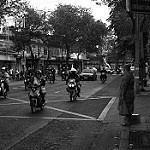
#> input picture images/3.jpg, 150 x 150 px
$ jupyter execute '2_Creating Canvas, Drawing Shapes and Text on Images.ipynb'   (shell and % lines are left out)
#> lines starting #> are read from the running program, lines starting #| are printed output that depends on the picture; after the words box and inside, x2 and y2 are one past the last pixel; in counts of white or black regions, pixels touching at a corner belong together
### Creating Canvas

[cell 1]
# define a function which display the image read by cv2 using matplotlib
import matplotlib.pyplot as plt
import cv2
import numpy as np

def show_image(image = None, title = "", size = 10):
#> called with title = 'RGB Black Image', size = 5
    if image is not None:
        height, width = image.shape[0], image.shape[1]
        aspect_ratio = width / height

        plt.figure(figsize=(size * aspect_ratio, size))
        rgb_image = cv2.cvtColor(image,cv2.COLOR_BGR2RGB)
#> rgb_image: shape (512, 512, 3); every value is 0

        plt.imshow(rgb_image)
        plt.title(title)
        plt.show()
    else:
        print("Image is null")

[cell 2]
# let's first create a full black image

# to create a black image/canvas we have to use 0's and for white we have to use 1's
black_image = np.zeros((512,512,3),np.uint8) # to create rgb black color immage we have to specify the channel i.e 3

grayscale_black_image = np.zeros((512,512),np.uint8) # to create grayscale image we don't neet to specify any channel

white_image = np.ones((512,512,3), np.uint8) * 255 # 255 pixel value represent the white color hence i am multiplying the evey 1 in and image array with 255 to create a image having white pixels

show_image(black_image, "RGB Black Image", 5)
show_image(grayscale_black_image, "GrayScale Black Image", 5)
show_image(white_image, "RGB White Image",5)
#> in show_image (call 3), `rgb_image = cv2.cvtColor(image,cv2.COLOR_BGR2RGB)`: rgb_image: shape (512, 512, 3); every value is 255

### Drawing shapes on image and canvas

[cell 3]
# use cv2.line(image,(start_x,start_y),(end_x,end_y), (color_B,color_G,color_R), thickness) method to draw a line on any image
# let's draw a line on the newely created RGB Black image

black_image = np.zeros((512,512,3),np.uint8)

cv2.line(black_image,(100,100),(400,400), (0,0,255),2)

show_image(black_image,"Line drawn on black image",5)
#> call 4 of show_image, with title = 'Line drawn on black image', size = 5
#> in show_image (call 4), `rgb_image = cv2.cvtColor(image,cv2.COLOR_BGR2RGB)`:
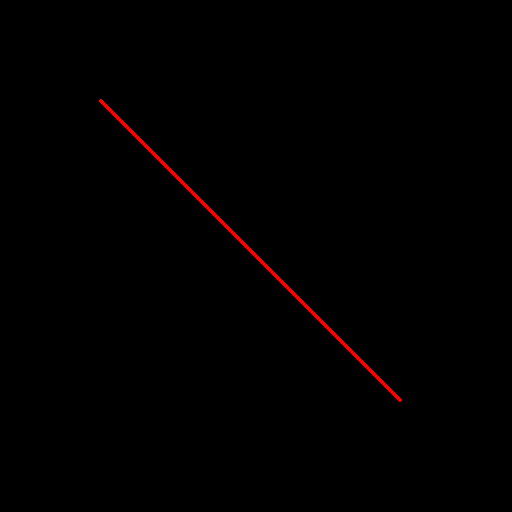
#> rgb_image: shape (512, 512, 3); mean R, G, B 1.5, 0, 0

# always make sure if you want to change the coordinates of line make sure you have recreated the black image
# or reload the img using cv2.imread(path) as these function changes the original image it doesn't return anything

[cell 4]
# use cv2.rectangle(image,(start_x,start_y),(end_x,end_y), (color_B,color_G,color_R), thickness) method to draw rectangle

black_image = np.zeros((512,512,3),np.uint8)

cv2.rectangle(black_image,(150,150),(350,350), (0,0,255), -1) # if thicknees is -ve then the rectangle will be filled, use positive number if you want unfilled rectangle
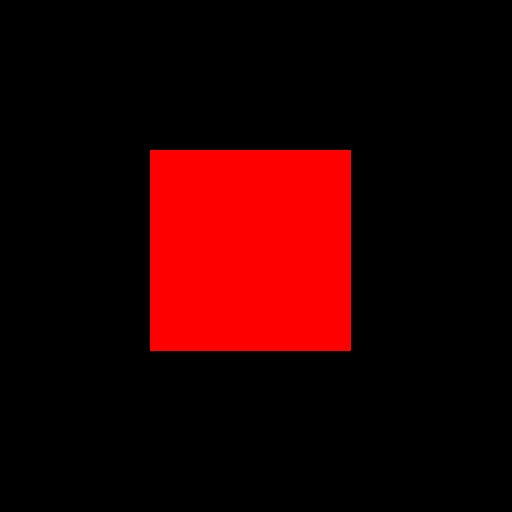
#> black_image: shape (512, 512, 3); mean of channels 0, 1, 2 0, 0, 39.3; drawn as B, G, R
#cv2.rectangle(black_image,(150,150),(350,350), (0,0,255), 2)

show_image(black_image,"Rectangle drawn on black image",5)

[cell 5]
# use cv2.circle(image, (center_X, center_Y), radius, thickness [if +ve then works as thickness, if -ve then works as color fill])
# to draw a circle on any image

black_image = np.zeros((512,512,3),np.uint8)

cv2.circle(black_image,(250,250),200, (0,0,255),5)
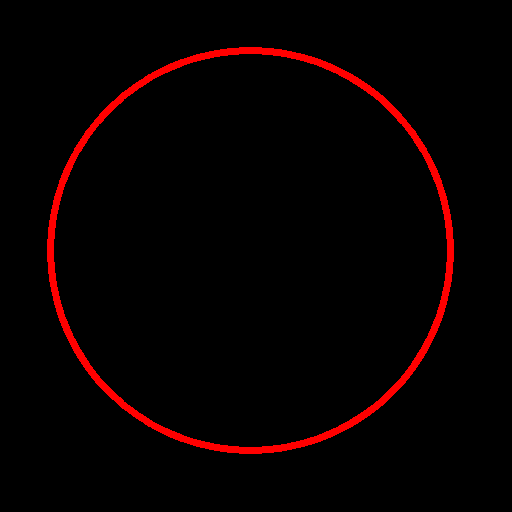
#> black_image: shape (512, 512, 3); mean of channels 0, 1, 2 0, 0, 8.5; drawn as B, G, R
cv2.circle(black_image,(250,250),100, (0,255,0),-1)
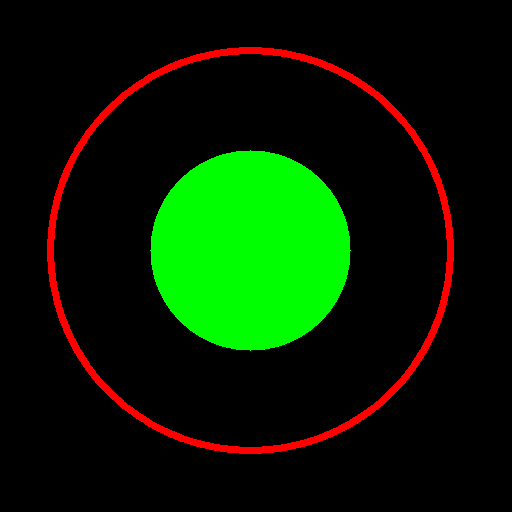
#> black_image: shape (512, 512, 3); 11.98% of pixels changed, all inside (x1, y1, x2, y2) = (150, 150, 351, 351); drawn as B, G, R

show_image(black_image,"Filled and unfilled circle drawn on black image",5)

[cell 6]
# use cv2.polylines(image, array_of_points, is_close_last_and_first_points, color, thickness)
black_image = np.zeros((512,512,3),np.uint8)

# let's define the each point location in an array
points = np.array( [ [25,150], [350,75], [110,450] ] ,np.int32)
print(points , "\n" , points.shape , "\n")

# reshape the array to 2D plane
points = points.reshape((-1,1,2))
print(points ,"\n", points.shape ) # it represent i have 3 1D array of coordinate x,y

cv2.polylines(black_image, [points], True, (0,0,255), 5)

show_image(black_image,"PolyLines drawn on black image",5)
#> in show_image (call 7), `rgb_image = cv2.cvtColor(image,cv2.COLOR_BGR2RGB)`:
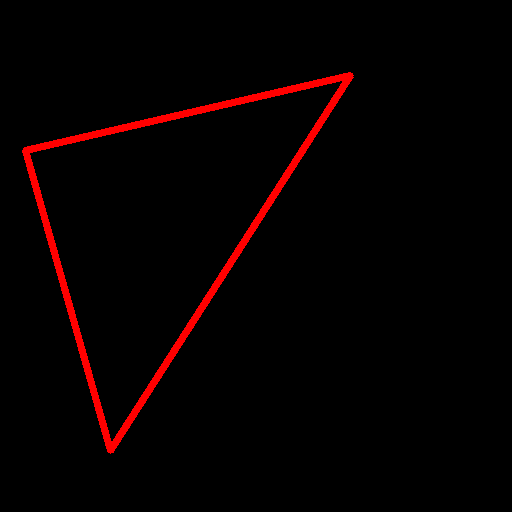
#> rgb_image: shape (512, 512, 3); mean R, G, B 7.6, 0, 0

[cell 7]
# use cv2.putText(image, text_to_display_on_image,(start_X,start_y), font, fontsize, color, thickness)
black_image = np.zeros((512,512,3),np.uint8)

cv2.putText(black_image, "Hello World", (50,250), cv2.FONT_HERSHEY_COMPLEX_SMALL, 3, (40,200,0), 2)

show_image(black_image,"Text added on black image",5)
#> in show_image (call 8), `rgb_image = cv2.cvtColor(image,cv2.COLOR_BGR2RGB)`:
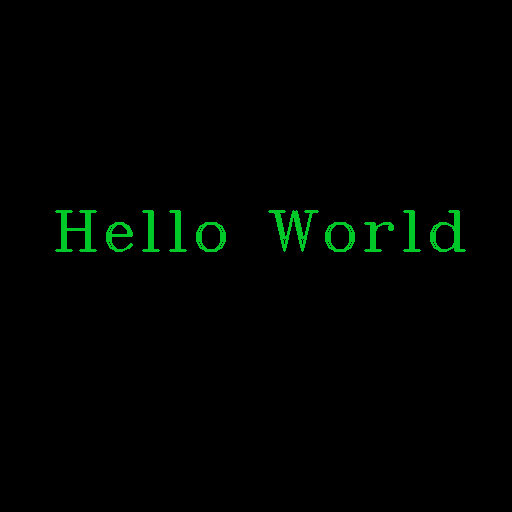
#> rgb_image: shape (512, 512, 3); mean R, G, B 0, 3.2, 0.6

### Adding a square on image

[cell 8]
# let's add a square on bike rider so that it can looks like the bike rider is seleted
path = "images/3.jpg"
img = cv2.imread(path)
#> img is the input picture: shape (150, 150, 3); min 0, max 255, mean 69.1

show_image(img, "Original Image", 5)

cv2.rectangle(img, (20,65), (50,115), (0,0,255), 1) # the x,y points are calculated from the x,y plane
show_image(img, "Rectangle created for 1 Bike Rider", 5)

cv2.rectangle(img, (60,60), (85,105), (0,255,0), 1)
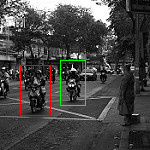
#> img: shape (150, 150, 3); mean B, G, R 68.2, 69.8, 70
show_image(img, "Rectangle created Bike Rider 1 and 2", 5)

$ run again, with images/101.jpg copied over images/3.jpg
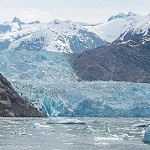
#> input picture images/101.jpg, 150 x 150 px
#> rgb_image: shape (512, 512, 3); every value is 0
#> rgb_image: shape (512, 512, 3); every value is 255
#> img is the input picture: shape (150, 150, 3); mean B, G, R 183.9, 170.3, 151.4
#> rgb_image: shape (150, 150, 3)
#> `cv2.rectangle(img, (60,60), (85,105), (0,255,0), 1)`:
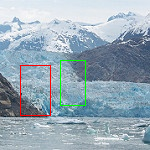
#> img: shape (150, 150, 3); mean B, G, R 181.7, 169.9, 151.6

$ run again, with images/11.jpg copied over images/3.jpg
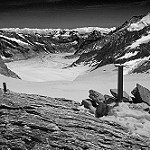
#> input picture images/11.jpg, 150 x 150 px
#> rgb_image: shape (512, 512, 3); every value is 0
#> rgb_image: shape (512, 512, 3); every value is 255
#> img is the input picture: shape (150, 150, 3); min 0, max 255, mean 111.5
#> rgb_image: shape (150, 150, 3)
#> `cv2.rectangle(img, (60,60), (85,105), (0,255,0), 1)`:
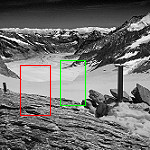
#> img: shape (150, 150, 3); mean B, G, R 109.3, 110.9, 111.1
